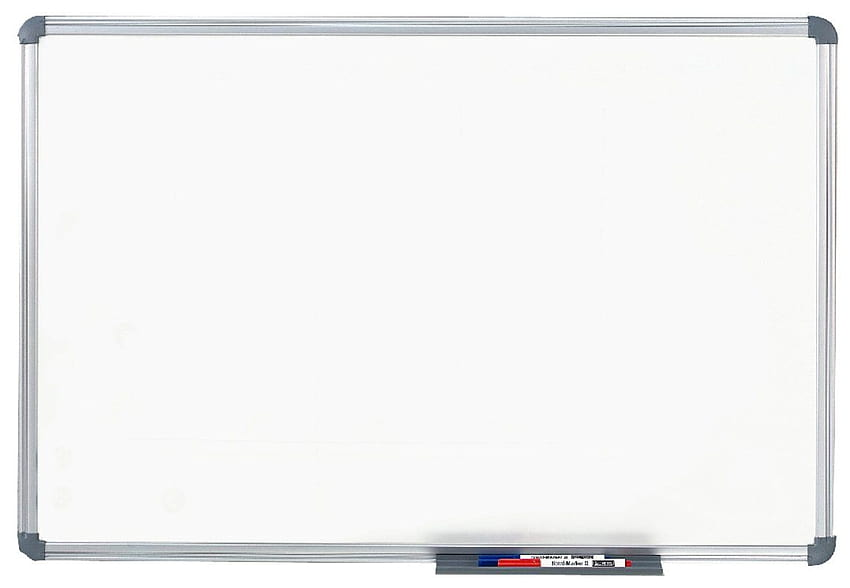
#> input picture data/whiteboard.jpg, 850 x 588 px
$ python drawing.py
#> lines starting #> are read from the running program, lines starting #| are printed output that depends on the picture
import os
import cv2 as cv

img = cv.imread(os.path.join('..','data','whiteboard.jpg'))
#> img is the input picture: shape (588, 850, 3); mean B, G, R 242.4, 242.3, 242
print(img.shape)
#| (588, 850, 3)

#Line
cv.line(img, (100,130), (100,340), (0,255,0), 3)

#Rectanle
cv.rectangle(img, (200, 130), (400, 340), (0,0,255), 3)

#Cirlce
cv.circle(img, (700,200),100, (255, 0, 0), 2)

#Text
cv.putText(img, "Don't look at this", (650, 500), cv.FONT_HERSHEY_SIMPLEX,0.5, (100, 100, 255), 2)
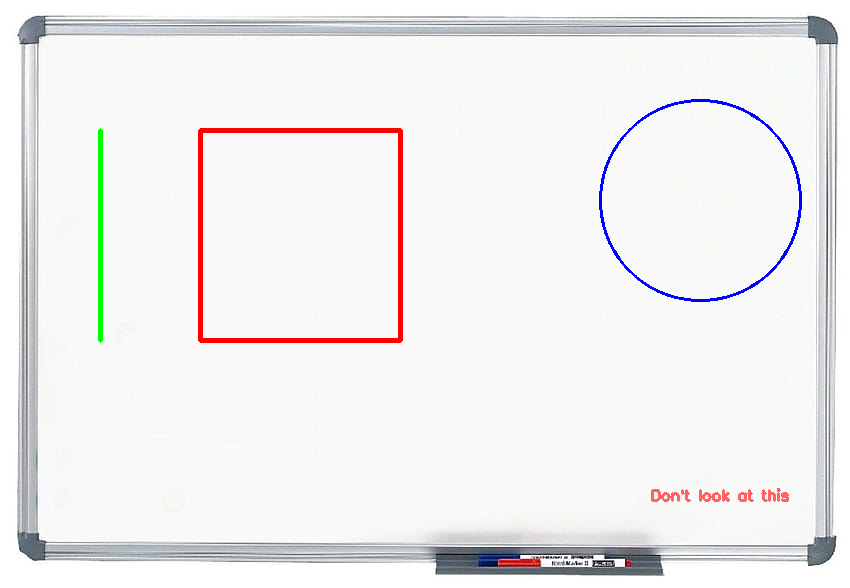
#> img: shape (588, 850, 3); mean B, G, R 239.6, 239.1, 240.6
cv.imshow('img', img)
cv.waitKey(0)
cv.destroyAllWindows()

$ run again, with data/birds.jpg copied over data/whiteboard.jpg
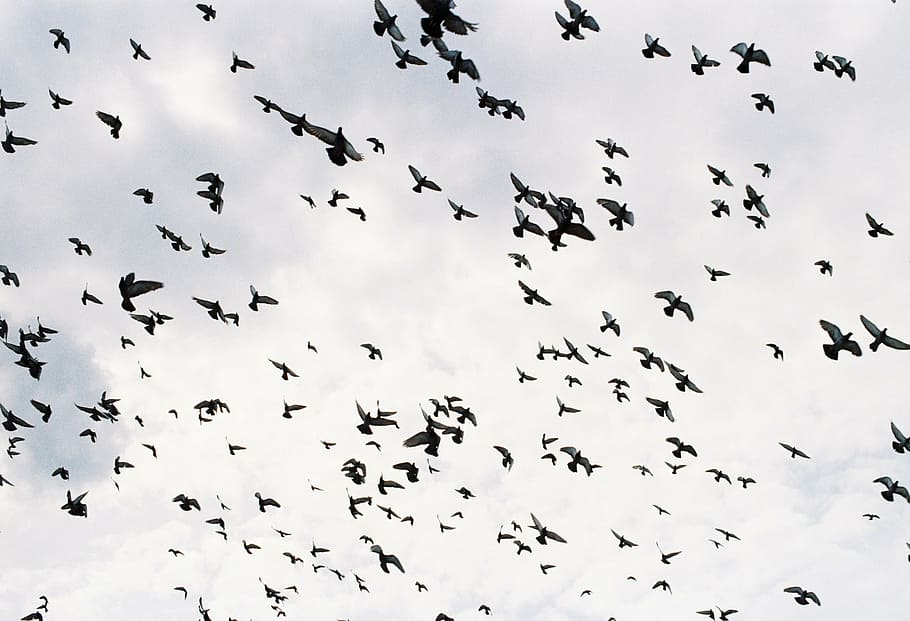
#> input picture data/birds.jpg, 910 x 621 px
#> img is the input picture: shape (621, 910, 3); mean B, G, R 219.1, 218.5, 219.1
#| (621, 910, 3)
#> `cv.putText(img, "Don't look at this", (650, 500), cv.FONT_HERSHEY_SIMP..`:
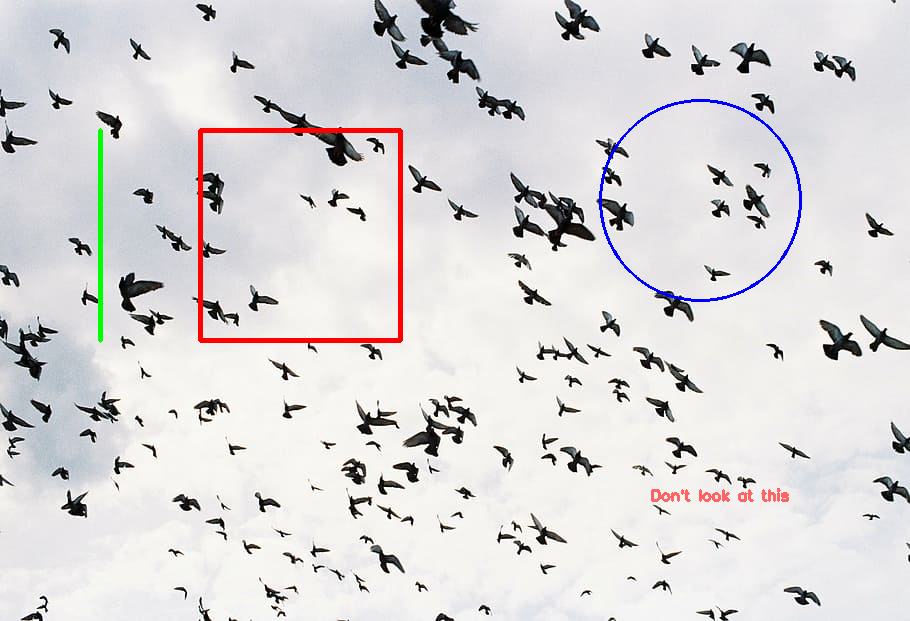
#> img: shape (621, 910, 3); mean B, G, R 217.1, 216.1, 218.3
